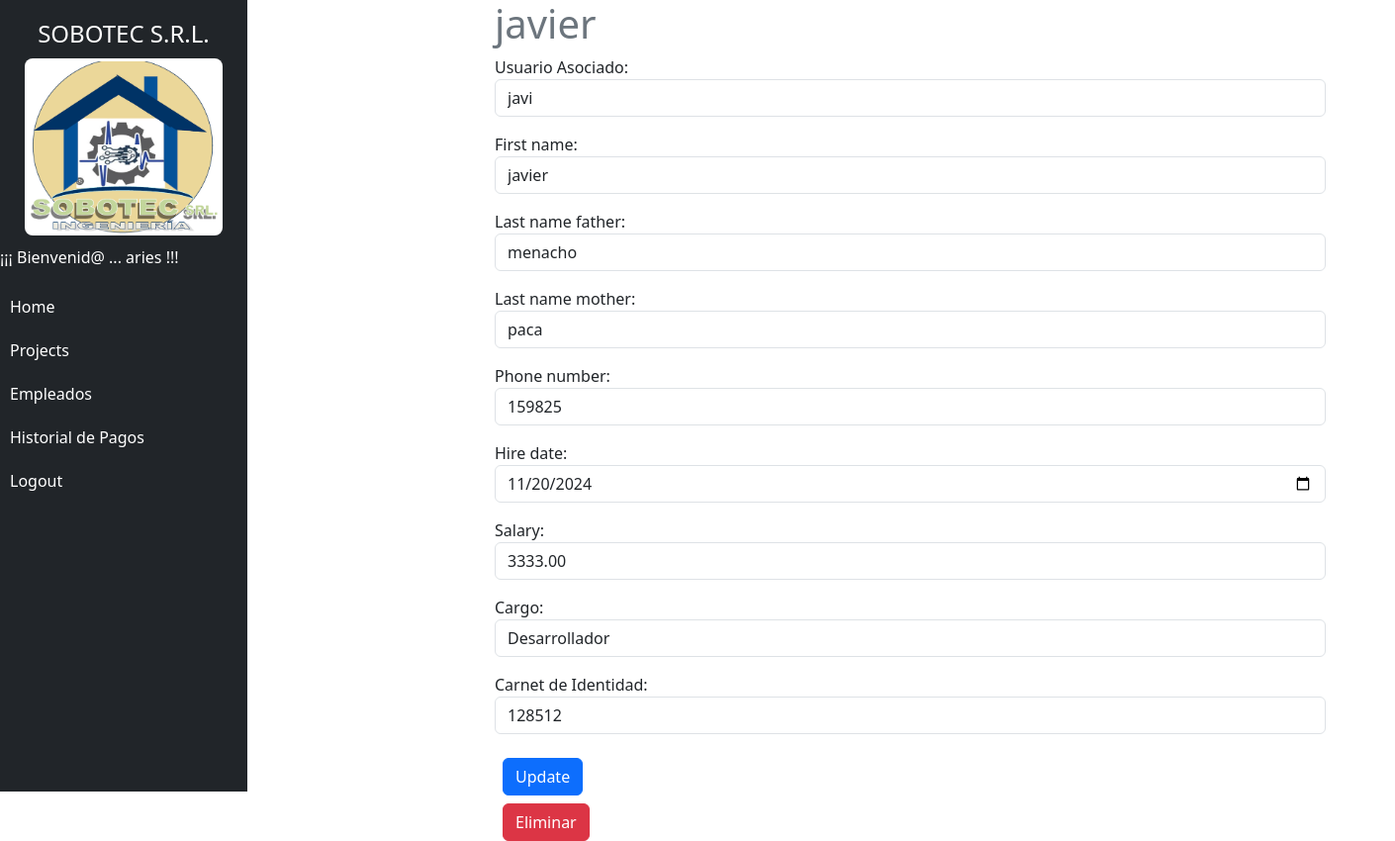
Screenshot of /employees/2/ (signed in) with the database file from the repository.
### projects/models.py (models this page shows, shortened)
class Employee(models.Model):
    user = models.OneToOneField(User, on_delete=models.CASCADE, related_name="employee_profile")  # Relación uno a uno con User
    is_active = models.BooleanField(default=True, verbose_name="Activo")
    POSITION_CHOICES = [
        ('gerente_general', 'Gerente General'),
        ('tecnico', 'Técnico'),
        ('analista', 'Analista'),
        ('desarrollador', 'Desarrollador'),
    ]
    first_name = models.CharField(max_length=100)
    last_name_father = models.CharField(max_length=100)
    last_name_mother = models.CharField(max_length=100, blank=True, null=True)
    phone_number = models.CharField(max_length=15, blank=True)
    hire_date = models.DateField(null=True, blank=True)  # No obligatorio
    salary = models.DecimalField(max_digits=10, decimal_places=2, null=True, blank=True)  # No obligatorio
    position = models.CharField(
        max_length=50,
        choices=POSITION_CHOICES,  # Diccionario de opciones
        default='gerente_general',  # Valor predeterminado
        verbose_name="Cargo"
    )
    ci = models.CharField(max_length=20, unique=True, verbose_name="Carnet de Identidad")
    created =models.DateTimeField(auto_now_add=True)
    class Meta:
        verbose_name = 'Employee'
        verbose_name_plural = 'Employees'

### projects/views.py (the view, shortened to what this page needs)
# urls.py: path('employees/<int:id_employee>/', views.employee_detail, name='employee_detail'),
@login_required
def employee_detail(request, id_employee):
    if request.method == 'GET':
        employee = get_object_or_404(Employee, pk = id_employee)
        form = EmployeeForm(instance=employee)
        return render(request, 'employee_detail.html', {
            'employee': employee,
            'form': form
        })

### projects/templates/employee_detail.html (shortened to what this page needs)
{% extends 'base.html' %}
{% block content %}
<main class="container">
    <div class="row">
        <div class="col-md-8 offset-md-2">
            <h1 class="text-secondary">{{employee.first_name}}</h1>
            <form method="POST">
                {{form.as_p}}
                <button class="btn btn-primary mx-2 my-2" type="submit">
                    Update
                </button>
            </form>
            <div class="d-flex">
                <form action="{% url 'employee_deactivate' employee.id %}" method="POST">
                    <button class="btn btn-danger mx-2" type="submit">
                        Eliminar
                    </button>
                </form>
            </div>
        </div>
    </div>
</main>
{% endblock %}

### projects/templates/base.html (shortened to what this page needs)
{% load static %}
<!DOCTYPE html>
<html lang="en">
  <head>
    <link
      rel="stylesheet"
      href="https://cdn.jsdelivr.net/npm/bootstrap@5.3.3/dist/css/bootstrap.min.css"
    />
  </head>
  <body>
    <div class="sidebar bg-dark">
      <h4 class="text-center text-white">SOBOTEC S.R.L.</h4>
      <img src="{% static 'common/logo.png' %}" alt="Logo de la empresa" />
      <ul class="nav flex-column">
        {% if user.is_authenticated %}
        <p class="text-white">    ¡¡¡ Bienvenid@ ... {{ user.username }} !!!</p>
        <li class="nav-item">
          <a class="nav-link" href="/">Home</a>
        </li>
        <li class="nav-item">
          <a
            class="nav-link"
            data-bs-toggle="collapse"
            href="#projectSubmenu"
            role="button"
            aria-expanded="false"
            aria-controls="projectSubmenu"
          >
            Projects
          </a>
        </li>
        <li class="nav-item">
          <a
            class="nav-link"
            data-bs-toggle="collapse"
            href="#employeeSubmenu"
            role="button"
            aria-expanded="false"
            aria-controls="employeeSubmenu"
          >
          Empleados
          </a>
        </li>
        <li class="nav-item">
          <a class="nav-link" href="{% url 'payment_histories' %}"
            >Historial de Pagos</a
          >
        </li>
        <li class="nav-item">
          <a class="nav-link" href="{% url 'signout' %}">Logout</a>
        </li>
        {% endif %}
      </ul>
    </div>
    <div class="container" style="margin-left: 260px;">
      {% block content %} {% endblock %}
    </div>
  </body>
</html>

### projects/templates/base.html (style rules this page uses)
.sidebar { height: 100vh; width: 250px; position: fixed; top: 0; left: 0; background-color: #343a40; padding-top: 20px; }
.sidebar a { color: #ffffff !important; text-decoration: none; padding: 10px; display: block; }
.sidebar img { display: block; margin: 10px auto; width: 80%; border-radius: 8px; }

### rows the page displays
Employee: user "javi", first_name "javier", last_name_father "menacho", last_name_mother "paca", phone_number "159825", hire_date "11/20/2024", salary "3333.00", position "Desarrollador", ci "128512"

### other values shown
{{ user.username }} "aries"
